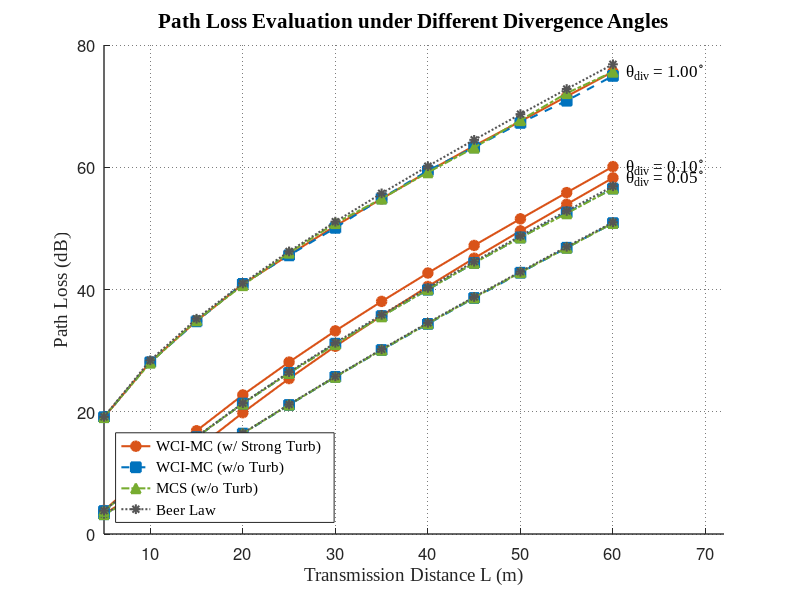
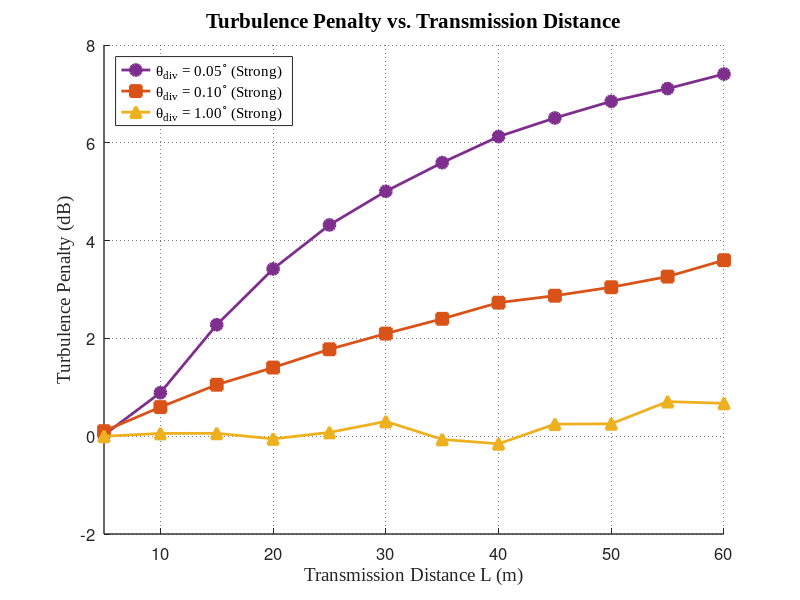

Write MATLAB code to recreate these figures, in order.
%% Exp3.3.1: Data Visualization (Path Loss & Turbulence Penalty vs Divergence)
clc; clear; close all;

% --- 1. 加载所有产生的数据 ---
try
    d_WCI_Strong = load('data_exp3_div_WCIMC_Strong.mat');
    d_WCI_None   = load('data_exp3_div_WCIMC_None.mat'); 
    d_MCS        = load('data_exp3_div_MCS.mat');
catch
    error('数据加载失败，请务必先运行对应的仿真脚本生成 .mat 数据文件。');
end

dist_axis = d_WCI_Strong.dist_axis;
div_angles_deg = d_WCI_Strong.div_angles_deg;
num_div = length(div_angles_deg);
c_val = d_WCI_Strong.coef_c; 
w0 = 0.002; r_rx = 0.005;              

% 视觉色系规范 (固定算法映射颜色)
c_Strong = '#D95319'; c_NoTurb = '#0072BD'; 
c_MCS    = '#77AC30'; c_Beer   = '#555555'; 

% 严格设置 4:3 物理尺寸参数
fig_width = 640; fig_height = 480;

% =========================================================================
% 图 1：绝对路径衰减绘图 (所有束散角合并至同一张图)
% =========================================================================
figure('Color', 'w', 'Position', [100, 100, fig_width, fig_height]);
hold on;
h_leg = []; % 用于存储图例句柄

for i = 1:num_div
    theta_half_rad = (div_angles_deg(i) / 2) * (pi / 180);
    
    % Beer-Lambert 几何衰减基准解析解
    W_geo = sqrt(w0^2 + (dist_axis .* tan(theta_half_rad)).^2);
    geom_loss = 1 - exp(-2 .* (r_rx.^2) ./ (W_geo.^2));
    PL_Beer = -10 * log10(max(exp(-c_val .* dist_axis) .* geom_loss, 1e-300));
    
    % 绘制性能曲线
    h1 = plot(dist_axis, -d_WCI_Strong.PL_Cell_WCI_Strong{i}, '-', 'Color', c_Strong, ...
                   'Marker', 'o', 'LineWidth', 1.5, 'MarkerSize', 7, 'MarkerFaceColor', c_Strong);
                   
    h3 = plot(dist_axis, -d_WCI_None.PL_Cell_WCI_None{i}, '--', 'Color', c_NoTurb, ...
                   'Marker', 's', 'LineWidth', 1.5, 'MarkerSize', 7, 'MarkerFaceColor', c_NoTurb);
                   
    h4 = plot(dist_axis, -d_MCS.PL_Cell_MCS{i}, '-.', 'Color', c_MCS, ...
                   'Marker', '^', 'LineWidth', 1.5, 'MarkerSize', 7, 'MarkerFaceColor', c_MCS);
                   
    h5 = plot(dist_axis, PL_Beer, ':', 'Color', c_Beer, ...
                   'Marker', '*', 'LineWidth', 1.5, 'MarkerSize', 7, 'MarkerFaceColor', c_Beer);
    
    % 收集第一组束散角的曲线句柄，用于生成全局图例
    if i == 1
        h_leg = [h1, h3, h4, h5];
    end
    
    % 使用 text 动态标注当前束散角，定位于最远距离数据的右侧
    x_text = dist_axis(end);
    y_text = -d_WCI_Strong.PL_Cell_WCI_Strong{i}(end);
    
    % 为防止文本重叠，将文本放置在点位的稍微偏右位置
    text(x_text + 1.5, y_text, sprintf('\\theta_{div} = %.2f^\\circ', div_angles_deg(i)), ...
        'FontSize', 12, 'FontName', 'Times New Roman', 'Color', 'k', 'HorizontalAlignment', 'left');
end

grid on; set(gca, 'GridLineStyle', ':', 'GridAlpha', 0.6, 'FontSize', 12, 'LineWidth', 1);
xlabel('Transmission Distance L (m)', 'FontSize', 14, 'FontName', 'Times New Roman');
ylabel('Path Loss (dB)', 'FontSize', 14, 'FontName', 'Times New Roman');
title('Path Loss Evaluation under Different Divergence Angles', 'FontSize', 15, 'FontName', 'Times New Roman');

% 适度扩展 X 轴范围，以容纳右侧附加的文本标注
xlim([min(dist_axis), max(dist_axis) + 12]); 

% 仅使用第一组句柄生成代表算法的图例，更新标签为 WCI-MC (w/o Turb)
lgd = legend(h_leg, {'WCI-MC (w/ Strong Turb)', 'WCI-MC (w/o Turb)', 'MCS (w/o Turb)', 'Beer Law'}, ...
    'Location', 'southwest', 'FontSize', 11, 'FontName', 'Times New Roman');

% =========================================================================
% 图 2：核心机制对比：强湍流附加损耗演化图
% =========================================================================
figure('Color', 'w', 'Position', [400, 200, fig_width, fig_height]);
hold on;

% 为不同的束散角分配递进色系
color_penalties = {'#7E2F8E', '#D95319', '#EDB120'};
markers = {'o', 's', '^'};

h_pen_strong = zeros(1, num_div);

for i = 1:num_div
    % 计算强湍流引起的相对惩罚 (相对无湍流 WCI-MC 基准)
    penalty_strong = (-d_WCI_Strong.PL_Cell_WCI_Strong{i}) - (-d_WCI_None.PL_Cell_WCI_None{i});
    
    % 绘制强湍流惩罚（实线，实心标记）
    h_pen_strong(i) = plot(dist_axis, penalty_strong, '-', 'Color', color_penalties{i}, ...
        'Marker', markers{i}, 'LineWidth', 2, 'MarkerSize', 8, 'MarkerFaceColor', color_penalties{i});
end

grid on; set(gca, 'GridLineStyle', ':', 'GridAlpha', 0.6, 'FontSize', 12, 'LineWidth', 1);
xlabel('Transmission Distance L (m)', 'FontSize', 14, 'FontName', 'Times New Roman');
ylabel('Turbulence Penalty (dB)', 'FontSize', 14, 'FontName', 'Times New Roman');
title('Turbulence Penalty vs. Transmission Distance', 'FontSize', 15, 'FontName', 'Times New Roman');
xlim([min(dist_axis), max(dist_axis)]);

% 构建图例标签 (结合束散角与湍流强度)
leg_labels_pen = {};
h_leg_all = [];
for i = 1:num_div
    leg_labels_pen{end+1} = sprintf('\\theta_{div} = %.2f^\\circ (Strong)', div_angles_deg(i));
    h_leg_all = [h_leg_all, h_pen_strong(i)];
end

% 将图例分两列显示以提升空间利用率和排版美观度
legend(h_leg_all, leg_labels_pen, 'Location', 'northwest', 'FontSize', 11, 'FontName', 'Times New Roman', 'NumColumns', 1);

disp('数据可视化完毕。所有图像均按照要求 4:3 物理比例出图，已包含强湍流独立解耦加载。');
